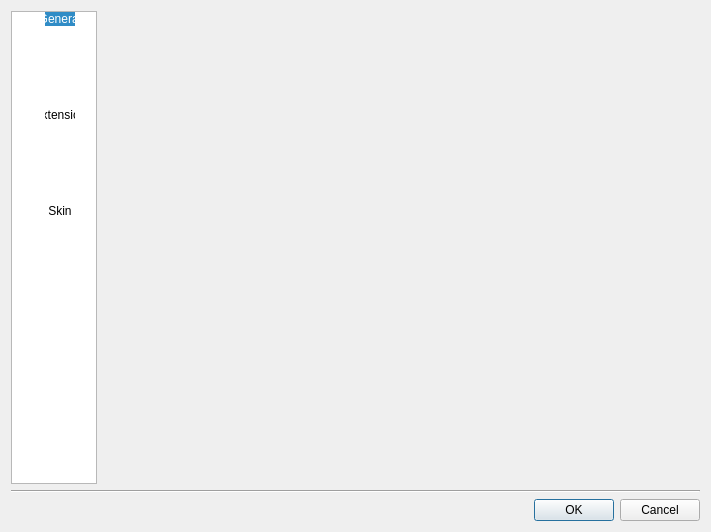
<?xml version="1.0" encoding="UTF-8"?>
<ui version="4.0">
 <class>PreferenceDialog</class>
 <widget class="QDialog" name="PreferenceDialog">
  <property name="geometry">
   <rect>
    <x>0</x>
    <y>0</y>
    <width>711</width>
    <height>532</height>
   </rect>
  </property>
  <property name="windowTitle">
   <string>Preference</string>
  </property>
  <layout class="QVBoxLayout" name="verticalLayout">
   <item>
    <layout class="QHBoxLayout" name="horizontalLayout" stretch="0,1">
     <item>
      <widget class="QListWidget" name="listWidget">
       <property name="verticalScrollBarPolicy">
        <enum>Qt::ScrollBarAlwaysOff</enum>
       </property>
       <property name="horizontalScrollBarPolicy">
        <enum>Qt::ScrollBarAlwaysOff</enum>
       </property>
       <property name="sizeAdjustPolicy">
        <enum>QAbstractScrollArea::AdjustToContents</enum>
       </property>
       <property name="editTriggers">
        <set>QAbstractItemView::NoEditTriggers</set>
       </property>
       <property name="dragDropMode">
        <enum>QAbstractItemView::NoDragDrop</enum>
       </property>
       <property name="selectionMode">
        <enum>QAbstractItemView::SingleSelection</enum>
       </property>
       <property name="iconSize">
        <size>
         <width>48</width>
         <height>48</height>
        </size>
       </property>
       <property name="textElideMode">
        <enum>Qt::ElideNone</enum>
       </property>
       <property name="movement">
        <enum>QListView::Static</enum>
       </property>
       <property name="flow">
        <enum>QListView::LeftToRight</enum>
       </property>
       <property name="resizeMode">
        <enum>QListView::Adjust</enum>
       </property>
       <property name="layoutMode">
        <enum>QListView::SinglePass</enum>
       </property>
       <property name="gridSize">
        <size>
         <width>96</width>
         <height>96</height>
        </size>
       </property>
       <property name="viewMode">
        <enum>QListView::IconMode</enum>
       </property>
       <property name="uniformItemSizes">
        <bool>true</bool>
       </property>
       <property name="currentRow">
        <number>0</number>
       </property>
       <item>
        <property name="text">
         <string>General</string>
        </property>
        <property name="icon">
         <iconset resource="derfla.qrc">
          <normaloff>:/rc/images/general.png</normaloff>:/rc/images/general.png</iconset>
        </property>
       </item>
       <item>
        <property name="text">
         <string>Extension</string>
        </property>
        <property name="icon">
         <iconset resource="derfla.qrc">
          <normaloff>:/rc/images/extension.png</normaloff>:/rc/images/extension.png</iconset>
        </property>
       </item>
       <item>
        <property name="text">
         <string>Skin</string>
        </property>
        <property name="icon">
         <iconset resource="derfla.qrc">
          <normaloff>:/rc/images/skin.png</normaloff>:/rc/images/skin.png</iconset>
        </property>
       </item>
      </widget>
     </item>
     <item>
      <widget class="QStackedWidget" name="stackedWidget">
       <property name="currentIndex">
        <number>2</number>
       </property>
       <widget class="QWidget" name="generalPage"/>
       <widget class="QWidget" name="extensionPage"/>
       <widget class="QWidget" name="skinPage"/>
      </widget>
     </item>
    </layout>
   </item>
   <item>
    <widget class="Line" name="line">
     <property name="orientation">
      <enum>Qt::Horizontal</enum>
     </property>
    </widget>
   </item>
   <item>
    <widget class="QDialogButtonBox" name="buttonBox">
     <property name="orientation">
      <enum>Qt::Horizontal</enum>
     </property>
     <property name="standardButtons">
      <set>QDialogButtonBox::Cancel|QDialogButtonBox::Ok</set>
     </property>
    </widget>
   </item>
  </layout>
 </widget>
 <resources>
  <include location="derfla.qrc"/>
 </resources>
 <connections>
  <connection>
   <sender>buttonBox</sender>
   <signal>accepted()</signal>
   <receiver>PreferenceDialog</receiver>
   <slot>accept()</slot>
   <hints>
    <hint type="sourcelabel">
     <x>248</x>
     <y>254</y>
    </hint>
    <hint type="destinationlabel">
     <x>157</x>
     <y>274</y>
    </hint>
   </hints>
  </connection>
  <connection>
   <sender>buttonBox</sender>
   <signal>rejected()</signal>
   <receiver>PreferenceDialog</receiver>
   <slot>reject()</slot>
   <hints>
    <hint type="sourcelabel">
     <x>316</x>
     <y>260</y>
    </hint>
    <hint type="destinationlabel">
     <x>286</x>
     <y>274</y>
    </hint>
   </hints>
  </connection>
 </connections>
</ui>
